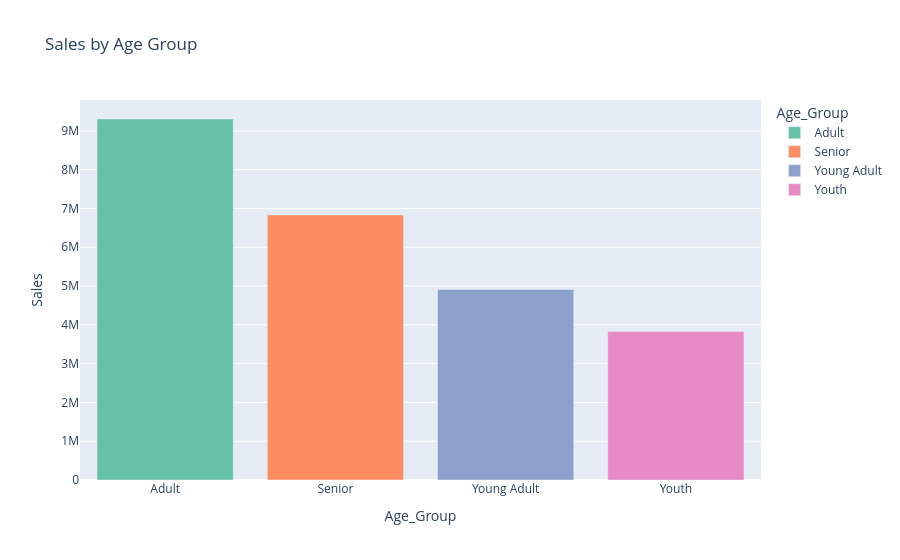

Source (notebook cell):
### Code cell
age = df.groupby('Age_Group')['Sales'].sum().reset_index()
fig = px.bar(age,
             x='Age_Group',
             y='Sales',
             title='Sales by Age Group',
             color='Age_Group',
             color_discrete_sequence=px.colors.qualitative.Set2)
fig.show()
print("Age group chart done!")

### Figure 1 — Plotly figure (JSON) as saved in the notebook; plotly's stock layout.template omitted (floating-point values rounded to 4 significant figures)
{"data": [{"hovertemplate": "Age_Group=%{x}<br>Sales=%{y}<extra></extra>", "legendgroup": "Adult", "marker": {"color": "rgb(102,194,165)", "pattern": {"shape": ""}}, "name": "Adult", "orientation": "v", "showlegend": true, "textposition": "auto", "type": "bar", "x": ["Adult"], "xaxis": "x", "y": [9305000.0], "yaxis": "y"}, {"hovertemplate": "Age_Group=%{x}<br>Sales=%{y}<extra></extra>", "legendgroup": "Senior", "marker": {"color": "rgb(252,141,98)", "pattern": {"shape": ""}}, "name": "Senior", "orientation": "v", "showlegend": true, "textposition": "auto", "type": "bar", "x": ["Senior"], "xaxis": "x", "y": [6834000.0], "yaxis": "y"}, {"hovertemplate": "Age_Group=%{x}<br>Sales=%{y}<extra></extra>", "legendgroup": "Young Adult", "marker": {"color": "rgb(141,160,203)", "pattern": {"shape": ""}}, "name": "Young Adult", "orientation": "v", "showlegend": true, "textposition": "auto", "type": "bar", "x": ["Young Adult"], "xaxis": "x", "y": [4912000.0], "yaxis": "y"}, {"hovertemplate": "Age_Group=%{x}<br>Sales=%{y}<extra></extra>", "legendgroup": "Youth", "marker": {"color": "rgb(231,138,195)", "pattern": {"shape": ""}}, "name": "Youth", "orientation": "v", "showlegend": true, "textposition": "auto", "type": "bar", "x": ["Youth"], "xaxis": "x", "y": [3827000.0], "yaxis": "y"}], "layout": {"barmode": "relative", "legend": {"title": {"text": "Age_Group"}, "tracegroupgap": 0}, "title": {"text": "Sales by Age Group"}, "xaxis": {"anchor": "y", "categoryarray": ["Adult", "Senior", "Young Adult", "Youth"], "categoryorder": "array", "domain": [0, 1], "title": {"text": "Age_Group"}}, "yaxis": {"anchor": "x", "domain": [0, 1], "title": {"text": "Sales"}}}}
